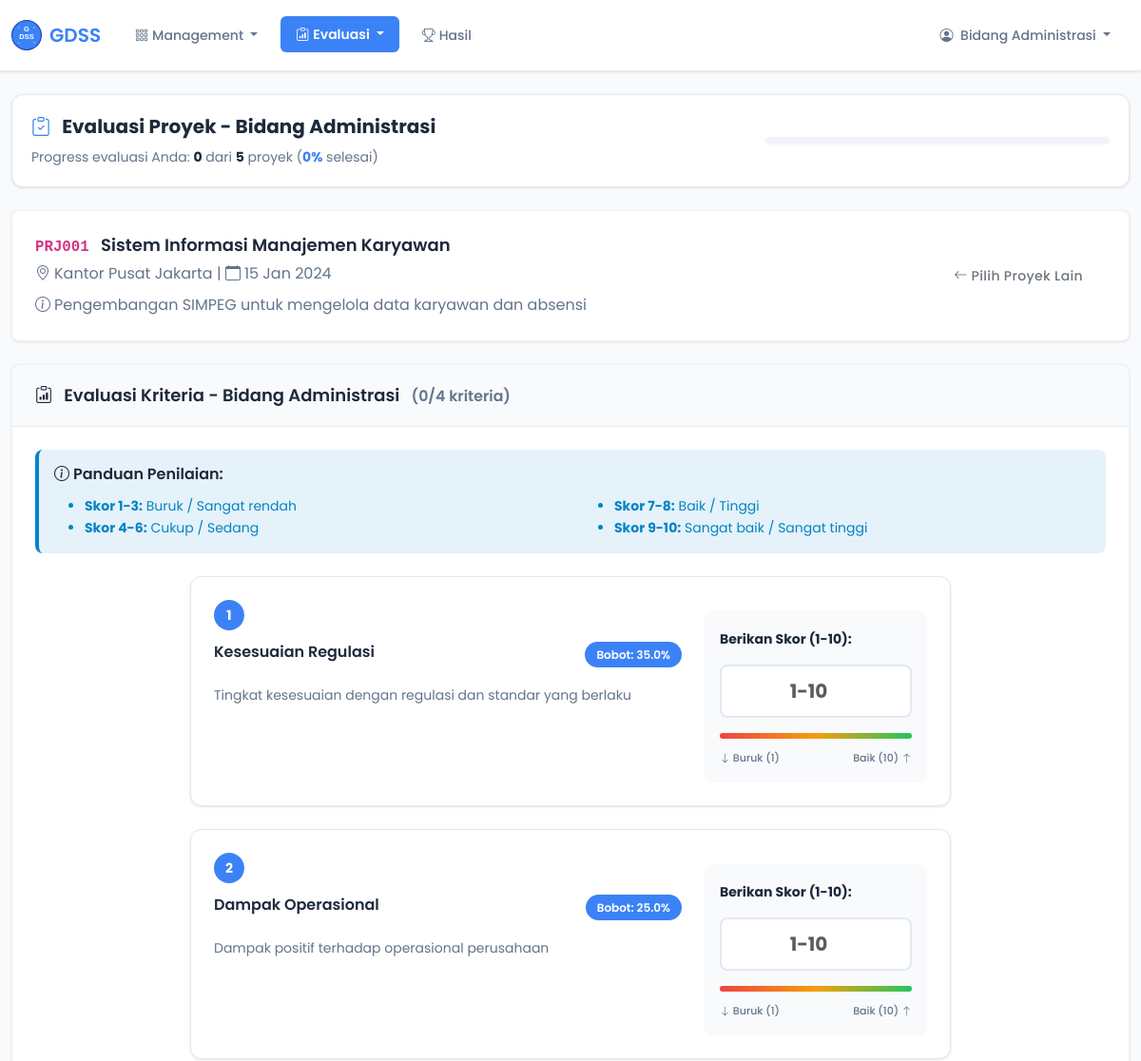
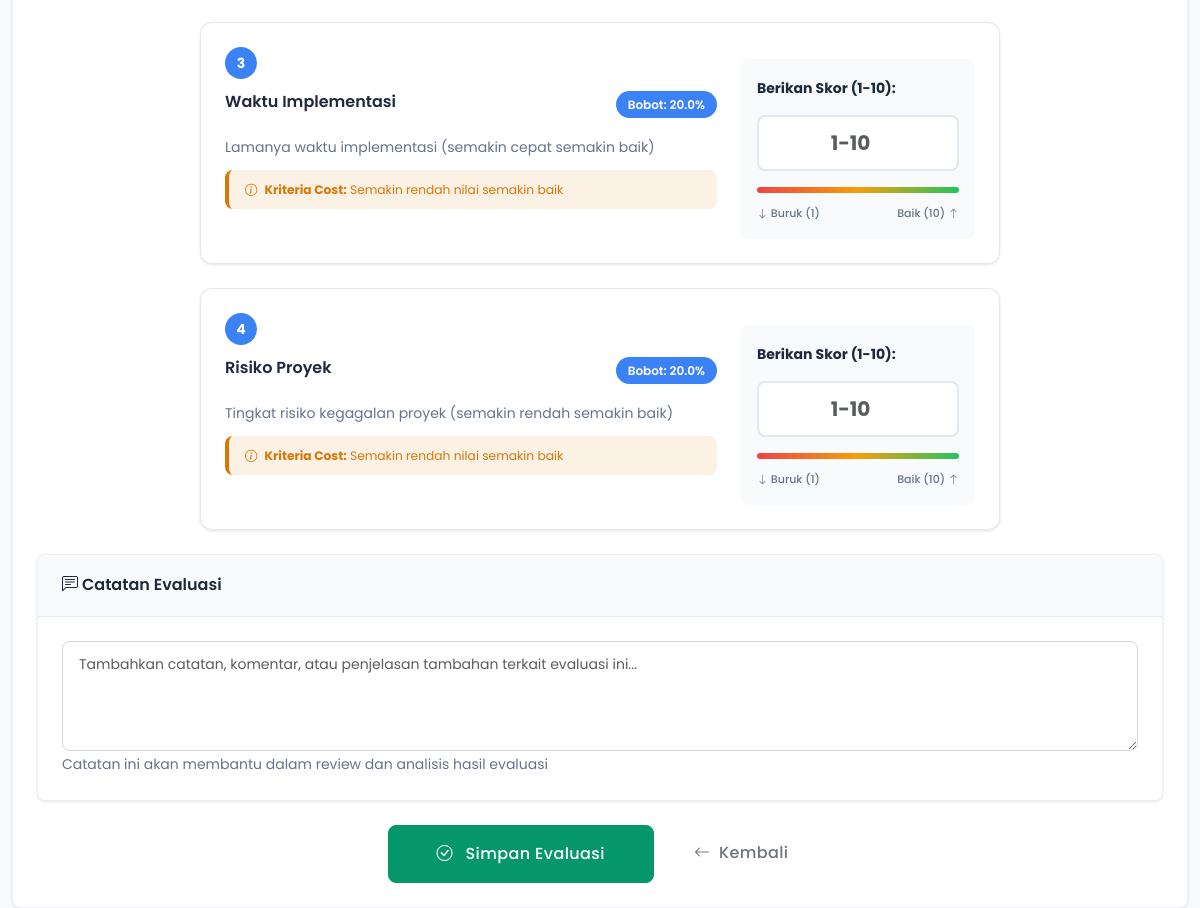
The app's page /evaluate.php?project=1 (signed in) with its own data (2 pictures, top to bottom).
### tables this page shows
CREATE TABLE projects (
    id INT PRIMARY KEY AUTO_INCREMENT,
    code VARCHAR(20) UNIQUE NOT NULL,
    name VARCHAR(200) NOT NULL,
    location VARCHAR(100) NOT NULL,
    date_offer DATE NOT NULL,
    description TEXT,
    status ENUM('active', 'completed', 'cancelled') DEFAULT 'active',
    created_at TIMESTAMP DEFAULT CURRENT_TIMESTAMP
);

CREATE TABLE criteria (
    id INT PRIMARY KEY AUTO_INCREMENT,
    part ENUM('teknis', 'administrasi', 'keuangan') NOT NULL,
    name VARCHAR(100) NOT NULL,
    weight DECIMAL(5,3) NOT NULL,
    type ENUM('benefit', 'cost') DEFAULT 'benefit',
    description TEXT
);

### evaluate.php (the view, shortened to what the rows shown need)
<?php
require_once 'functions.php';
$user = getCurrentUser();
$userRole = $user['role'];
$projectId = $_GET['project'] ?? null;
$projects = getAllProjects();
$criteria = getCriteriaByPart($userRole);
$selectedProject = null;
$existingEvaluations = [];
if ($projectId) {
    $selectedProject = getProjectById($projectId);
    if ($selectedProject) {
        $existingEvaluations = getUserEvaluations($projectId, $user['id']);
    }
}
$existingScores = [];
?>
<!DOCTYPE html>
<html lang="id">
<head>
    <link href="https://cdn.jsdelivr.net/npm/bootstrap@5.3.0/dist/css/bootstrap.min.css" rel="stylesheet">
    <link href="https://cdn.jsdelivr.net/npm/bootstrap-icons@1.10.0/font/bootstrap-icons.css" rel="stylesheet">
    <link href="assets/css/style.css" rel="stylesheet">
</head>
<body>
    <div class="container-fluid mt-4">
        <?php if (!$projectId): ?>
        <div class="row">
            <div class="col-lg-10 mx-auto">
                <div class="card" style="border: 1px solid #E2E8F0; border-radius: 12px; box-shadow: 0 1px 3px rgba(0, 0, 0, 0.1);">
                    <div class="card-header" style="background: white; border-radius: 12px 12px 0 0; padding: 20px; border-bottom: 1px solid #E2E8F0;">
                        <h5 class="mb-0" style="font-family: 'Poppins', sans-serif; font-weight: 600; color: #1E293B; font-size: 16px;">
                            <i class="bi bi-list-check me-2" style="color: #3B82F6;"></i>
                            Pilih Proyek untuk Dievaluasi
                        </h5>
                    </div>
                    <div class="card-body" style="padding: 20px;">
                        <?php if (!empty($projects)): ?>
                            <div class="row g-3">
                                <?php foreach ($projects as $project): ?>
                                    <?php
                                    $isCompleted = hasCompletedEvaluation($project['id'], $user['id'], $userRole);
                                    $cardClass = $isCompleted ? 'border-success' : 'border-primary';
                                    $badgeClass = $isCompleted ? 'bg-success' : 'bg-warning';
                                    $badgeText = $isCompleted ? 'Selesai' : 'Belum Selesai';
                                    ?>
                                    <div class="col-md-6 col-lg-4">
                                        <div class="card h-100 <?= $cardClass ?> fade-highlight">
                                            <div class="card-body">
                                                <div class="d-flex justify-content-between align-items-start mb-3">
                                                    <code class="bg-light px-2 py-1 rounded"><?= escape($project['code']) ?></code>
                                                    <span class="badge <?= $badgeClass ?>"><?= $badgeText ?></span>
                                                </div>
                                                <h6 class="card-title"><?= escape($project['name']) ?></h6>
                                                <p class="card-text text-muted small">
                                                    <i class="bi bi-geo-alt me-1"></i><?= escape($project['location']) ?><br>
                                                    <i class="bi bi-calendar me-1"></i><?= formatDate($project['date_offer']) ?>
                                                </p>
                                                <div class="d-grid">
                                                    <a href="evaluate.php?project=<?= $project['id'] ?>"
                                                       class="btn <?= $isCompleted ? 'btn-outline-success' : 'btn-primary' ?>">
                                                        <i class="bi bi-<?= $isCompleted ? 'eye' : 'clipboard-check' ?> me-1"></i>
                                                        <?= $isCompleted ? 'Lihat Evaluasi' : 'Mulai Evaluasi' ?>
                                                    </a>
                                                </div>
                                            </div>
                                        </div>
                                    </div>
                                <?php endforeach; ?>
                            </div>
                        <?php else: ?>
                            <div class="text-center py-5">
                                <i class="bi bi-inbox fs-1 text-muted"></i>
                                <h5 class="text-muted mt-3">Belum ada proyek tersedia</h5>
                                <p class="text-muted">Silakan hubungi supervisor untuk menambahkan proyek</p>
                            </div>
                        <?php endif; ?>
                    </div>
                </div>
            </div>
        </div>
        <?php else: ?>
        <div class="row">
            <div class="col-lg-12">
                <div class="card mb-4">
                    <div class="card-body">
                        <div class="row align-items-center">
                            <div class="col-md-8">
                                <h5 class="mb-1">
                                    <code class="me-2"><?= escape($selectedProject['code']) ?></code>
                                    <?= escape($selectedProject['name']) ?>
                                </h5>
                                <p class="text-muted mb-0">
                                    <i class="bi bi-geo-alt me-1"></i><?= escape($selectedProject['location']) ?> |
                                    <i class="bi bi-calendar me-1"></i><?= formatDate($selectedProject['date_offer']) ?>
                                </p>
                                <?php if (!empty($selectedProject['description'])): ?>
                                    <p class="text-muted mt-2 mb-0">
                                        <i class="bi bi-info-circle me-1"></i><?= escape($selectedProject['description']) ?>
                                    </p>
                                <?php endif; ?>
                            </div>
                            <div class="col-md-4 text-end">
                                <a href="evaluate.php" class="btn btn-outline-secondary">
                                    <i class="bi bi-arrow-left me-1"></i>Pilih Proyek Lain
                                </a>
                            </div>
                        </div>
                    </div>
                </div>
                <form method="POST" action="" class="needs-validation" novalidate>
                    <div class="card">
                        <div class="card-header">
                            <h5 class="mb-0">
                                <i class="bi bi-clipboard-data me-2"></i>
                                Evaluasi Kriteria - Bidang <?= ucfirst($userRole) ?>
                            </h5>
                        </div>
                        <div class="card-body">
                            <div class="alert alert-info mb-4">
                                <h6><i class="bi bi-info-circle me-1"></i>Panduan Penilaian:</h6>
                                <div class="row">
                                    <div class="col-md-6">
                                        <ul class="mb-0">
                                            <li><strong>Skor 1-3:</strong> Buruk / Sangat rendah</li>
                                            <li><strong>Skor 4-6:</strong> Cukup / Sedang</li>
                                        </ul>
                                    </div>
                                    <div class="col-md-6">
                                        <ul class="mb-0">
                                            <li><strong>Skor 7-8:</strong> Baik / Tinggi</li>
                                            <li><strong>Skor 9-10:</strong> Sangat baik / Sangat tinggi</li>
                                        </ul>
                                    </div>
                                </div>
                            </div>
                            <div class="criteria-container">
                                <?php foreach ($criteria as $index => $criterion): ?>
                                    <div class="criteria-card p-4 animate-fadeIn" style="animation-delay: <?= $index * 0.1 ?>s">
                                        <div class="row">
                                            <div class="col-md-8">
                                                <div class="criteria-number"><?= $index + 1 ?></div>
                                                <div class="d-flex justify-content-between align-items-start mb-3">
                                                    <h6 class="criteria-title"><?= escape($criterion['name']) ?></h6>
                                                    <span class="criteria-weight">Bobot: <?= formatNumber($criterion['weight'] * 100, 1) ?>%</span>
                                                </div>
                                                <p class="criteria-description"><?= escape($criterion['description']) ?></p>
                                                <?php if ($criterion['type'] === 'cost'): ?>
                                                    <div class="alert alert-warning py-2">
                                                        <small><i class="bi bi-info-circle me-1"></i>
                                                        <strong>Kriteria Cost:</strong> Semakin rendah nilai semakin baik</small>
                                                    </div>
                                                <?php endif; ?>
                                            </div>
                                            <div class="col-md-4">
                                                <div class="score-section">
                                                    <label class="form-label fw-bold mb-3">Berikan Skor (1-10):</label>
                                                    <input type="number"
                                                           class="form-control score-input mb-3"
                                                           name="scores[<?= $criterion['id'] ?>]"
                                                           value="<?= $existingScores[$criterion['id']] ?? '' ?>"
                                                           min="1"
                                                           max="10"
                                                           step="0.1"
                                                           placeholder="1-10"
                                                           required>
                                                    <div class="score-range"></div>
                                                    <div class="score-labels">
                                                        <span><i class="bi bi-arrow-down"></i> Buruk (1)</span>
                                                        <span>Baik (10) <i class="bi bi-arrow-up"></i></span>
                                                    </div>
                                                </div>
                                            </div>
                                        </div>
                                    </div>
                                <?php endforeach; ?>
                            </div>
                            <div class="mt-4">
                                <div class="card">
                                    <div class="card-header">
                                        <h6 class="mb-0"><i class="bi bi-chat-left-text me-1"></i>Catatan Evaluasi</h6>
                                    </div>
                                    <div class="card-body">
                                        <textarea class="form-control"
                                                  id="notes"
                                                  name="notes"
                                                  rows="4"
                                                  placeholder="Tambahkan catatan, komentar, atau penjelasan tambahan terkait evaluasi ini..."><?= escape($existingEvaluations[0]['notes'] ?? '') ?></textarea>
                                        <small class="text-muted">Catatan ini akan membantu dalam review dan analisis hasil evaluasi</small>
                                    </div>
                                </div>
                            </div>
                            <div class="mt-4 d-flex gap-3 justify-content-center">
                                <button type="submit" name="save_evaluation" class="btn btn-success btn-lg px-5">
                                    <i class="bi bi-check-circle me-2"></i>
                                    Simpan Evaluasi
                                </button>
                                <a href="evaluate.php" class="btn btn-outline-secondary btn-lg px-4">
                                    <i class="bi bi-arrow-left me-1"></i>
                                    Kembali
                                </a>
                            </div>
                        </div>
                    </div>
                </form>
            </div>
        </div>
        <?php endif; ?>
    </div>
</body>
</html>

### records on screen
projects: code "PRJ001", name "Sistem Informasi Manajemen Karyawan", location "Kantor Pusat Jakarta", date_offer "15 Jan 2024", description "Pengembangan SIMPEG untuk mengelola data karyawan dan absensi"
criteria: name "Kesesuaian Regulasi", formatNumber($criterion['weight']*100,1) "35.0", description "Tingkat kesesuaian dengan regulasi dan standar yang berlaku"
criteria: name "Dampak Operasional", formatNumber($criterion['weight']*100,1) "25.0", description "Dampak positif terhadap operasional perusahaan"
criteria: name "Waktu Implementasi", formatNumber($criterion['weight']*100,1) "20.0", description "Lamanya waktu implementasi (semakin cepat semakin baik)", type "cost" (drawn), shows "Kriteria Cost:"
criteria: name "Risiko Proyek", formatNumber($criterion['weight']*100,1) "20.0", description "Tingkat risiko kegagalan proyek (semakin rendah semakin baik)", type "cost" (drawn), shows "Kriteria Cost:"

### other values on screen
$user['fullname'] "Bidang Administrasi"
$userRole "Administrasi"
$evaluationProgress['completed'] "0"
$evaluationProgress['total'] "5"
$evaluationProgress['percentage'] "0"
